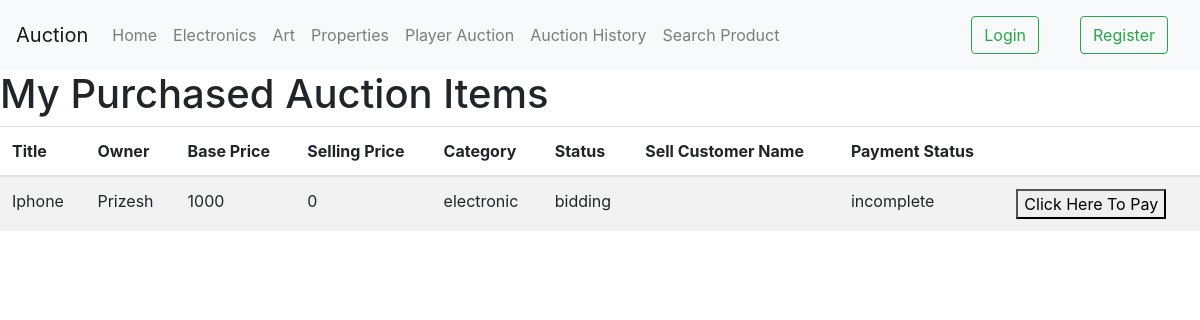
The app's page /post/myitem/ with its own data.
### blog/models.py (models this page shows, shortened)
class Post(models.Model):
    title = models.CharField(max_length=100)
    content = models.TextField()
    author = models.ForeignKey(User, on_delete=models.CASCADE)
    product_category=models.CharField(max_length=256, choices=[('electronic', 'electronic'), ('propertie','propertie'), ('art', 'art')],default="electronic")
    base_price=models.IntegerField(default="")
    raising_price=models.PositiveIntegerField(default=1, validators=[MinValueValidator(1)])
    sell_price=models.IntegerField(default=0,blank=True, null=True)
    status=models.CharField(max_length=50,default="bidding",choices=[('bidding', 'bidding'),('unsold', 'unsold'), ('sold','sold')])
    sell_customer_name= models.CharField(max_length=50,default="",blank=True)
    date = models.DateField(default=datetime.now)
    hour= models.PositiveIntegerField(default=0, validators=[MinValueValidator(0), MaxValueValidator(23)])
    minite=models.PositiveIntegerField(default=0, validators=[MinValueValidator(0), MaxValueValidator(59)])
    second=models.PositiveIntegerField(default=0, validators=[MinValueValidator(0), MaxValueValidator(59)])
    image = models.ImageField(default='default.jpg', upload_to='product_pics')
    payment_status=models.CharField(max_length=50,default="incomplete",choices=[('incomplete', 'incomplete'),('complete', 'complete')])

### blog/views.py (the view)
# urls.py: path('post/myitem/',MyItemListView.as_view(), name="sold-adwae"),
class MyItemListView(ListView):
    model = Post
    template_name = 'blog/myitem.html'  # <app>/<model>_<viewtype>.html
    context_object_name = 'posts'
    paginate_by = 3
    def get_queryset(self):
        return Post.objects.filter(sell_customer_name=self.request.user.username)

### blog/templates/blog/myitem.html (shortened to what this page needs)
{% extends "blog/base.html" %}
{% block content %}
<h1>My Purchased Auction Items</h1>
<table class="table  table-striped">
    <thead>
      <tr>
        <th>Title</th>
        <th>Owner</th>
        <th>Base Price</th>
        <th>Selling Price</th>
        <th>Category</th>
        <th>Status</th>
        <th>Sell Customer Name</th>
        <th>Payment Status</th>
        <th></th>
      </tr>
    </thead>
    <tbody>
    {% for p in  posts %}
      <tr>
        <td>{{p.title}}</td>
        <td>{{p.author}}</td>
        <td>{{p.base_price}}</td>
        <td>{{p.sell_price}}</td>
        <td>{{p.product_category}}</td>
        <td>{{p.status}}</td>
        <td>{{p.sell_customer_name}}</td>
        <td>{{p.payment_status}}</td>
       <td> {% if p.payment_status == "incomplete" %}
       <a href='/post/product_payment?num1={{p.id}}'> <button>Click Here To Pay</button></a>
        {% endif %}
        </td>
      </tr>
     {% endfor %}
    </tbody>
  </table>
{% endblock content %}

### blog/templates/blog/myitem.html (style rules this page uses)
* { box-sizing: border-box; }

### records on screen
Post: title "Iphone", author "Prizesh", base_price "1000", sell_price "0", product_category "electronic", status "bidding", payment_status "incomplete"
